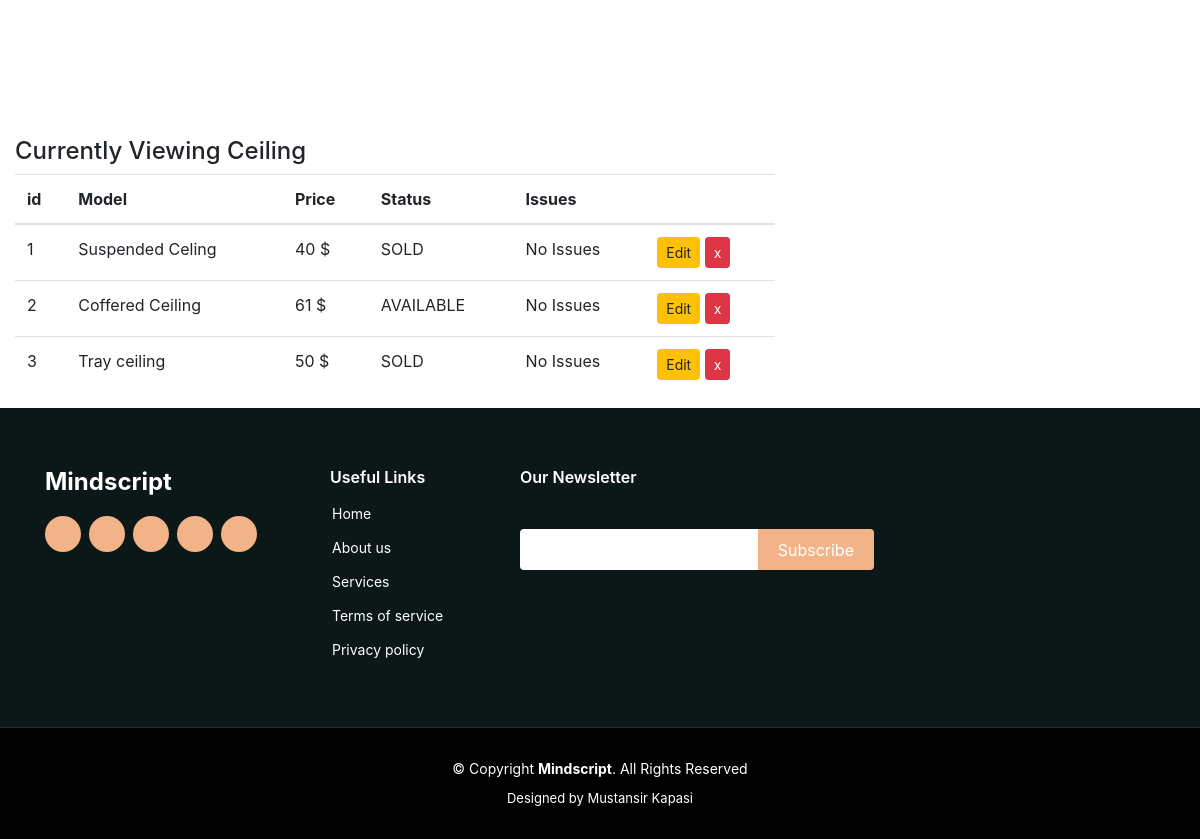
The page /dashboard/Ceiling (lower part) on the database as committed earlier.
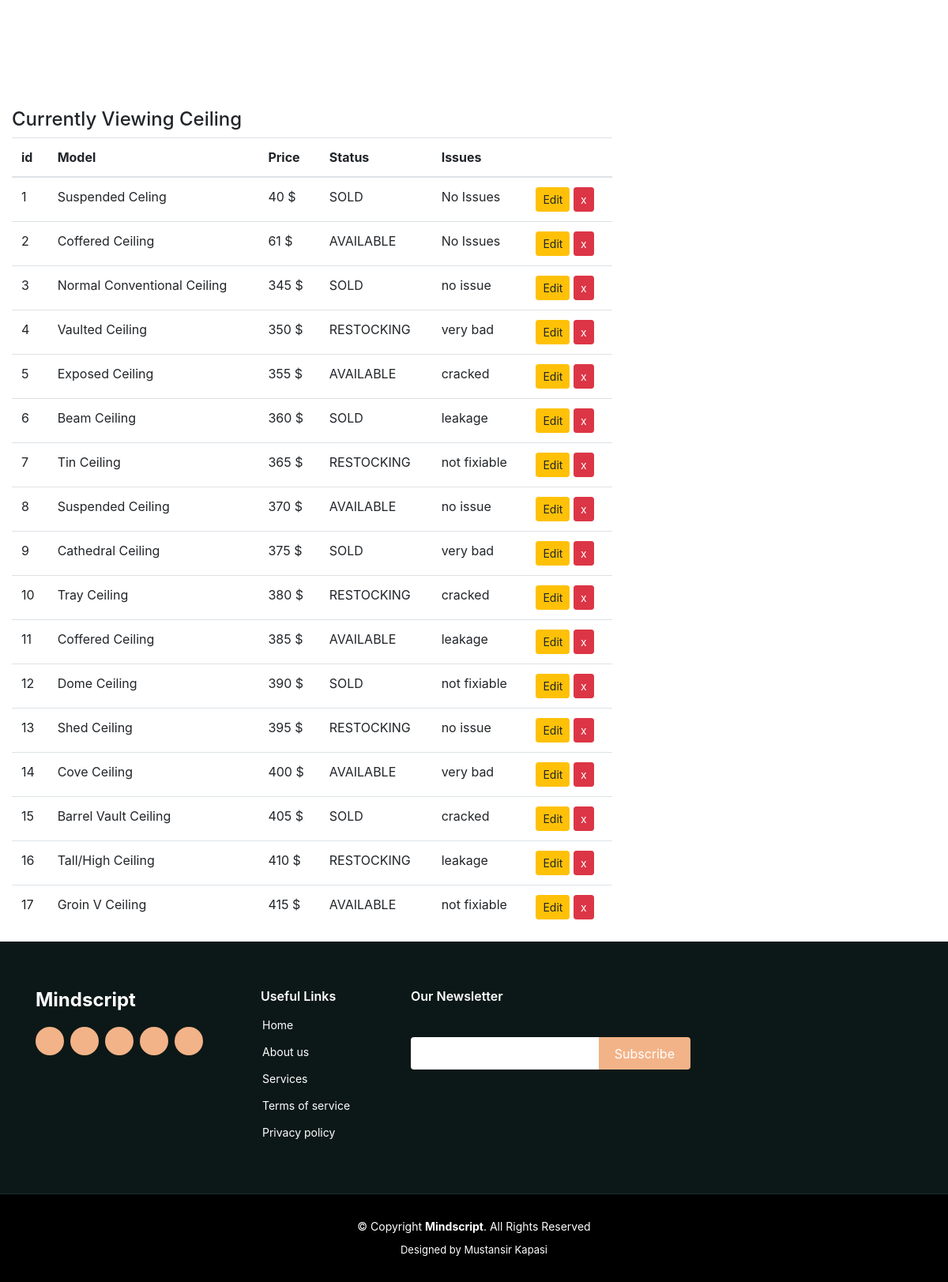
The same page on the database as committed later.
### web_app/models.py (models this page shows, shortened)
class Material(models.Model):
    type = models.CharField(max_length=200, blank=False)
    price = models.IntegerField()
    choices = (
        ('AVAILABLE', 'Item ready to be purchased'),
        ('SOLD', 'Item already purchased'),
        ('RESTOCKING', 'Item restocking in few days')
    )
    status = models.CharField(max_length=10, choices=choices, default='SOLD')
    issues = models.CharField(max_length=50, default="No Issues")
    class Meta:
        abstract = True

class Ceiling(Material):
    pass

### web_app/views.py (the view)
# urls.py: path('dashboard/Ceiling', display_Ceiling, name="display_Ceiling"),
def display_Ceiling(request):
    items = Ceiling.objects.all()
    context = {
        'items': items,
        'header': 'Ceiling',
    }
    return render(request, 'web_app/dashboard.html', context)

### web_app/templates/web_app/dashboard.html (shortened to what the changed rows need)
{% extends "web_app/base.html" %}
  {% block content%}
    <br><br>
    <div class= "container">
      <table class="table table-hover">
        <thead>
          <tr>
            <th>id</th>
            <th>Model</th>
            <th>Price</th>
            <th>Status</th>
            <th>Issues</th>
            <th></th>
          </tr>
        </thead>
        <tbody>
          {% for item in items %}
          <tr>
            <td>{{ item.pk }}
            <td>{{ item.type }}</td>
            <td>{{ item.price }} $</td>
            <td>{{ item.status }}</td>
            <td>{{ item.issues }}</td>
            {% if header == "Floor" %}
            <td>
                <a href="{% url 'edit_Floor' item.pk %}" class="btn btn-warning btn-sm" role="button" aria-pressed="true" > Edit</a>
                <a href="{% url 'delete_Floor' item.pk%}" class="btn btn-danger btn-sm" role="button" aria-pressed="true" > x</a>
            </td>
            {% elif header == "Concrete" %}
            <td>
                <a href="{% url 'edit_Concrete' item.pk %}" class="btn btn-warning btn-sm" role="button" aria-pressed="true" > Edit</a>
                <a href="{% url 'delete_Concrete' item.pk%}" class="btn btn-danger btn-sm" role="button" aria-pressed="true" > x</a>
            </td>
            {% elif header == "Insulation" %}
            <td>
                <a href="{% url 'edit_Insulation' item.pk %}" class="btn btn-warning btn-sm" role="button" aria-pressed="true" > Edit</a>
                <a href="{% url 'delete_Insulation' item.pk%}" class="btn btn-danger btn-sm" role="button" aria-pressed="true" > x</a>
            </td>
            {% elif header == "Electrical_wiring" %}
            <td>
                <a href="{% url 'edit_Electrical_wiring' item.pk %}" class="btn btn-warning btn-sm" role="button" aria-pressed="true" > Edit</a>
                <a href="{% url 'delete_Electrical_wiring' item.pk%}" class="btn btn-danger btn-sm" role="button" aria-pressed="true" > x</a>
            </td>
            {% elif header == "Cement" %}
            <td>
                <a href="{% url 'edit_Cement' item.pk %}" class="btn btn-warning btn-sm" role="button" aria-pressed="true" > Edit</a>
                <a href="{% url 'delete_Cement' item.pk%}" class="btn btn-danger btn-sm" role="button" aria-pressed="true" > x</a>
            </td>
            {% elif header == "Plaster" %}
            <td>
                <a href="{% url 'edit_Plaster' item.pk %}" class="btn btn-warning btn-sm" role="button" aria-pressed="true" > Edit</a>
                <a href="{% url 'delete_Plaster' item.pk%}" class="btn btn-danger btn-sm" role="button" aria-pressed="true" > x</a>
            </td>
            {% elif header == "Ceiling" %}
            <td>
                <a href="{% url 'edit_Ceiling' item.pk %}" class="btn btn-warning btn-sm" role="button" aria-pressed="true" > Edit</a>
                <a href="{% url 'delete_Ceiling' item.pk%}" class="btn btn-danger btn-sm" role="button" aria-pressed="true" > x</a>
            </td>
            {% elif header == "Paint" %}
            <td>
                <a href="{% url 'edit_Paint' item.pk %}" class="btn btn-warning btn-sm" role="button" aria-pressed="true" > Edit</a>
                <a href="{% url 'delete_Paint' item.pk%}" class="btn btn-danger btn-sm" role="button" aria-pressed="true" > x</a>
            </td>
            {% elif header == "Fire_suppression_equip" %}
            <td>
                <a href="{% url 'edit_Fire_suppression_equip' item.pk %}" class="btn btn-warning btn-sm" role="button" aria-pressed="true" > Edit</a>
                <a href="{% url 'delete_Fire_suppression_equip' item.pk%}" class="btn btn-danger btn-sm" role="button" aria-pressed="true" > x</a>
            </td>
            {% elif header == "HVAC" %}
            <td>
                <a href="{% url 'edit_HVAC' item.pk %}" class="btn btn-warning btn-sm" role="button" aria-pressed="true" > Edit</a>
                <a href="{% url 'delete_HVAC' item.pk%}" class="btn btn-danger btn-sm" role="button" aria-pressed="true" > x</a>
            </td>
            {% elif header == "Masonry" %}
            <td>
                <a href="{% url 'edit_Masonry' item.pk %}" class="btn btn-warning btn-sm" role="button" aria-pressed="true" > Edit</a>
                <a href="{% url 'delete_Masonry' item.pk%}" class="btn btn-danger btn-sm" role="button" aria-pressed="true" > x</a>
            </td>
            {% elif header == "Plastic" %}
            <td>
                <a href="{% url 'edit_Plastic' item.pk %}" class="btn btn-warning btn-sm" role="button" aria-pressed="true" > Edit</a>
                <a href="{% url 'delete_Plastic' item.pk%}" class="btn btn-danger btn-sm" role="button" aria-pressed="true" > x</a>
            </td>
            {% else %}
            <td>
                <a href="{% url 'edit_Plumbing' item.pk %}" class="btn btn-warning btn-sm" role="button" aria-pressed="true" > Edit</a>
                <a href="{% url 'delete_Plumbing' item.pk%}" class="btn btn-danger btn-sm" role="button" aria-pressed="true" > x</a>
            </td>
            {% endif %}
          </tr>
          {% endfor %}
        </tbody>
      </table>
    </div>
{% endblock content %}

Rows that differ between the two databases and show on the page:
changed Ceiling id 3: type "Tray ceiling" → "Normal Conventional Ceiling"; price "50" → "345"; issues "No Issues" → "no issue"
added Ceiling: pk "4", type "Vaulted Ceiling", price "350", status "RESTOCKING", issues "very bad"
added Ceiling: pk "5", type "Exposed Ceiling", price "355", status "AVAILABLE", issues "cracked"
added Ceiling: pk "6", type "Beam Ceiling", price "360", status "SOLD", issues "leakage"
added Ceiling: pk "7", type "Tin Ceiling", price "365", status "RESTOCKING", issues "not fixiable"
added Ceiling: pk "8", type "Suspended Ceiling", price "370", status "AVAILABLE", issues "no issue"
added Ceiling: pk "9", type "Cathedral Ceiling", price "375", status "SOLD", issues "very bad"
added Ceiling: pk "10", type "Tray Ceiling", price "380", status "RESTOCKING", issues "cracked"
added Ceiling: pk "11", type "Coffered Ceiling", price "385", status "AVAILABLE", issues "leakage"
added Ceiling: pk "12", type "Dome Ceiling", price "390", status "SOLD", issues "not fixiable"
added Ceiling: pk "13", type "Shed Ceiling", price "395", status "RESTOCKING", issues "no issue"
added Ceiling: pk "14", type "Cove Ceiling", price "400", status "AVAILABLE", issues "very bad"
added Ceiling: pk "15", type "Barrel Vault Ceiling", price "405", status "SOLD", issues "cracked"
added Ceiling: pk "16", type "Tall/High Ceiling", price "410", status "RESTOCKING", issues "leakage"
added Ceiling: pk "17", type "Groin V Ceiling", price "415", status "AVAILABLE", issues "not fixiable"
